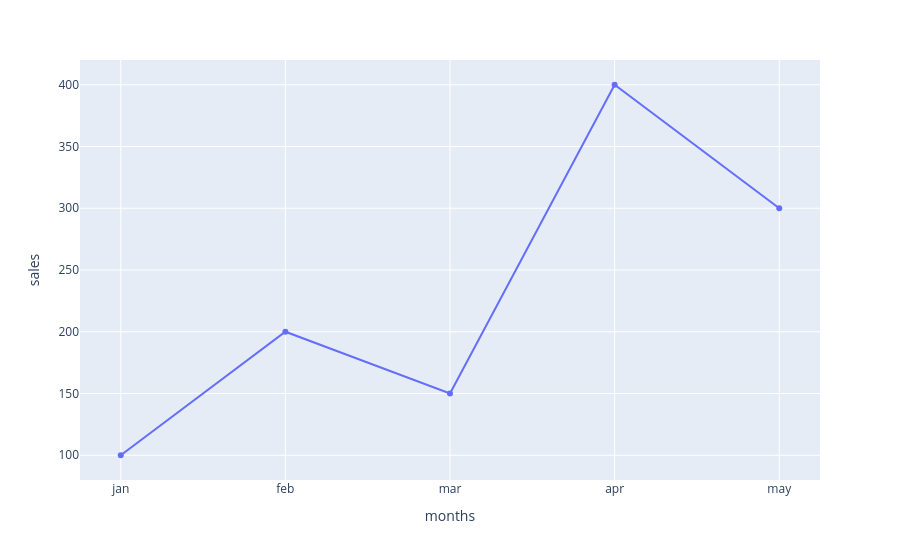

Notebook cell for this chart:
### Code cell
import plotly.express as px
import pandas as pd
df=pd.DataFrame({
    'months':['jan','feb','mar','apr','may'],
    'sales':[100,200,150,400,300]})
fig=px.line(df,x='months',y='sales',markers=True)
fig.show()

### Figure 1 — Plotly figure (JSON) as saved in the notebook; plotly's stock layout.template omitted (floating-point values rounded to 4 significant figures)
{"data": [{"hovertemplate": "months=%{x}<br>sales=%{y}<extra></extra>", "legendgroup": "", "line": {"color": "#636efa", "dash": "solid"}, "marker": {"symbol": "circle"}, "mode": "lines+markers", "name": "", "orientation": "v", "showlegend": false, "type": "scatter", "x": ["jan", "feb", "mar", "apr", "may"], "xaxis": "x", "y": [100, 200, 150, 400, 300], "yaxis": "y"}], "layout": {"legend": {"tracegroupgap": 0}, "margin": {"t": 60}, "xaxis": {"anchor": "y", "domain": [0, 1], "title": {"text": "months"}}, "yaxis": {"anchor": "x", "domain": [0, 1], "title": {"text": "sales"}}}}
